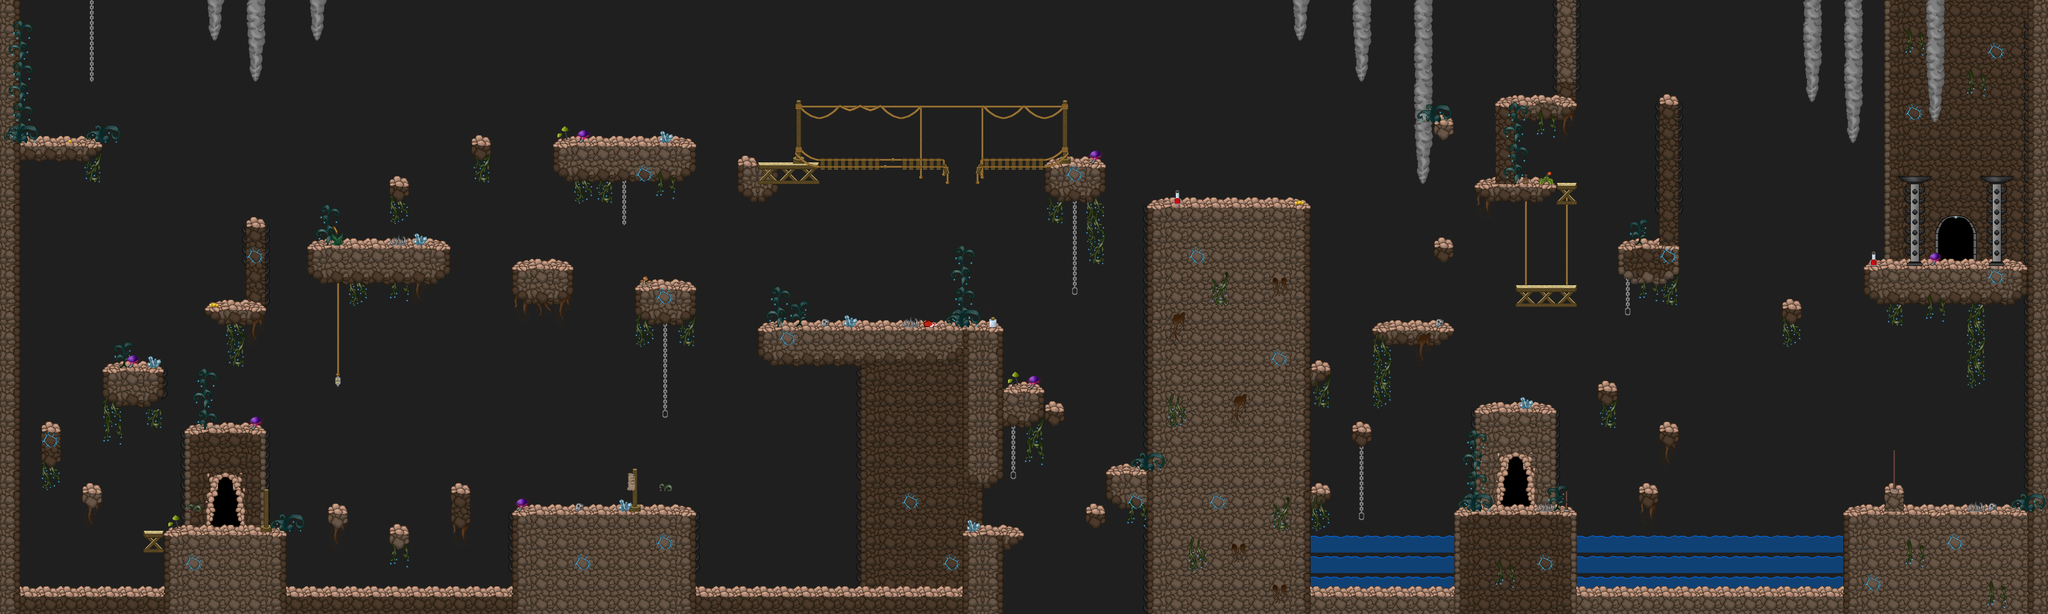

Tiled map render using the project's own tile images. Description and the map definition, with tile-layer contents summarised, below:
An orthogonal 100x30 tile map with 50x50 px tiles, 10 tile layers (BG 1, BG 2, BG 3, BG 4, ...), 1 hidden layer not drawn, 4 tilesets and 123 objects.

<map version="1.2" tiledversion="1.2.5" orientation="orthogonal" renderorder="right-down" width="100" height="30" tilewidth="50" tileheight="50" infinite="0" backgroundcolor="#1f1f1f" nextlayerid="22" nextobjectid="164">
 <properties>
  <property name="backgroundlayers" value="-1.0,res/level/howlingcaverns/layer_inf.png,5.0,res/level/howlingcaverns/layer_5.png,2.0,res/level/howlingcaverns/layer_2.png" />
  <property name="dimming" value="1.0" />
  <property name="musicpath" value="res/music/howlingcaverns.ogg" />
  <property name="tilesetpath" value="res/level/howlingcaverns/tileset_level_howlingcaverns.png" />
 </properties>
 <tileset firstgid="1" name="tileset_level_howlingcaverns" tilewidth="50" tileheight="50" spacing="2" margin="1" tilecount="529" columns="23">
  <image source="tileset_level_howlingcaverns.png" width="1200" height="1200" />
  <tile id="126">
   <properties>
    <property name="light" value="25,25,150,150,0.3" />
   </properties>
  </tile>
  <tile id="145">
   <properties>
    <property name="light" value="25,25,100,100,0.2" />
   </properties>
  </tile>
  <tile id="155">
   <properties>
    <property name="light" value="25,30,100,150,0.5" />
   </properties>
  </tile>
 </tileset>
 <tileset firstgid="530" name="tileset_level_dynamic_tiles" tilewidth="50" tileheight="50" spacing="2" margin="1" tilecount="560" columns="40">
  <image source="../../convenience/tilesets/tileset_level_dynamic_tiles.png" width="2080" height="728" />
  <tile id="3">
   <properties>
    <property name="light" value="25,30,50,70,1.0" />
   </properties>
  </tile>
 </tileset>
 <tileset firstgid="1090" name="tileset_enemies" tilewidth="50" tileheight="50" spacing="2" margin="1" tilecount="50" columns="5">
  <image source="../../convenience/tilesets/tileset_enemies.png" width="260" height="520" />
 </tileset>
 <tileset firstgid="1140" name="spritesheet_levelitems" tilewidth="50" tileheight="50" tilecount="576" columns="24">
  <image source="../../convenience/tilesets/spritesheet_levelitems.png" width="1200" height="1200" />
  <tile id="0">
   <properties>
    <property name="id" value="fo_caveberry" />
   </properties>
  </tile>
  <tile id="1">
   <properties>
    <property name="id" value="mi_goldengoblet" />
   </properties>
  </tile>
  <tile id="2">
   <properties>
    <property name="id" value="go_onecoin" />
   </properties>
  </tile>
  <tile id="3">
   <properties>
    <property name="id" value="qe_letter" />
   </properties>
  </tile>
  <tile id="4">
   <properties>
    <property name="id" value="eq_rubyring" />
   </properties>
  </tile>
  <tile id="5">
   <properties>
    <property name="id" value="fo_physalis" />
   </properties>
  </tile>
  <tile id="6">
   <properties>
    <property name="id" value="mi_candleholder" />
   </properties>
  </tile>
  <tile id="9">
   <properties>
    <property name="id" value="do_notemarcus" />
   </properties>
  </tile>
  <tile id="25">
   <properties>
    <property name="id" value="fo_healingherb" />
   </properties>
  </tile>
  <tile id="26">
   <properties>
    <property name="id" value="fo_glowingshroom" />
   </properties>
  </tile>
  <tile id="27">
   <properties>
    <property name="id" value="go_threecoins" />
   </properties>
  </tile>
  <tile id="28">
   <properties>
    <property name="id" value="fo_water" />
   </properties>
  </tile>
  <tile id="48">
   <properties>
    <property name="id" value="fo_cheese" />
   </properties>
  </tile>
  <tile id="49">
   <properties>
    <property name="id" value="fo_bread" />
   </properties>
  </tile>
  <tile id="50">
   <properties>
    <property name="id" value="fo_lesserhealingpotion" />
   </properties>
  </tile>
  <tile id="51">
   <properties>
    <property name="id" value="fo_rawmeat" />
   </properties>
  </tile>
  <tile id="52">
   <properties>
    <property name="id" value="we_oathbreaker" />
   </properties>
  </tile>
  <tile id="54">
   <properties>
    <property name="id" value="eq_ironring" />
   </properties>
  </tile>
  <tile id="56">
   <properties>
    <property name="id" value="co_smallpouch" />
   </properties>
  </tile>
  <tile id="73">
   <properties>
    <property name="id" value="mi_silverplate" />
   </properties>
  </tile>
  <tile id="76">
   <properties>
    <property name="id" value="we_simplesword" />
   </properties>
  </tile>
 </tileset>
 <layer id="1" name="BG 1" width="100" height="30">
  <data>[3000 cells, 1093 non-empty, 78 distinct tile ids]</data>
 </layer>
 <layer id="2" name="BG 2" width="100" height="30">
  <data>[3000 cells, 567 non-empty, 89 distinct tile ids]</data>
 </layer>
 <layer id="3" name="BG 3" width="100" height="30">
  <data>[3000 cells, 185 non-empty, 61 distinct tile ids]</data>
 </layer>
 <layer id="4" name="BG 4" width="100" height="30">
  <data>[3000 cells, 70 non-empty, 36 distinct tile ids]</data>
 </layer>
 <layer id="5" name="fluid" width="100" height="30">
  <data>[3000 cells, 80 non-empty, 1 distinct tile ids]</data>
 </layer>
 <layer id="6" name="item" width="100" height="30">
  <data>[3000 cells, 20 non-empty, 11 distinct tile ids]</data>
 </layer>
 <layer id="7" name="LFG 1" width="100" height="30">
  <data>[3000 cells, 50 non-empty, 15 distinct tile ids]</data>
 </layer>
 <layer id="8" name="LFG 2" width="100" height="30">
  <data>[3000 cells, 4 non-empty, 2 distinct tile ids]</data>
 </layer>
 <layer id="9" name="FG 1" width="100" height="30">
  <data>[3000 cells, 40 non-empty, 2 distinct tile ids]</data>
 </layer>
 <layer id="10" name="FG 2" width="100" height="30">
  <data>[3000 cells, 20 non-empty, 1 distinct tile ids]</data>
 </layer>
 <layer id="11" name="collidable" width="100" height="30" visible="0">
  <data>[3000 cells, 649 non-empty, 1 distinct tile ids]</data>
 </layer>
 <objectgroup id="12" name="dynamic">
  <!-- 63 objects omitted --></objectgroup>
 <objectgroup id="13" name="lever 5">
  <!-- 2 objects omitted --></objectgroup>
 <objectgroup id="14" name="lever 4">
  <!-- 12 objects omitted --></objectgroup>
 <objectgroup id="15" name="lever 3">
  <!-- 13 objects omitted --></objectgroup>
 <objectgroup id="16" name="lever 2">
  <!-- 12 objects omitted --></objectgroup>
 <objectgroup id="17" name="lever 1">
  <!-- 4 objects omitted --></objectgroup>
 <objectgroup id="18" name="trigger">
  <!-- 3 objects omitted --></objectgroup>
 <objectgroup id="19" name="trigger 2">
  <properties>
   <property name="not conditions" value="boss,BossKhajag" />
  </properties>
  <!-- 1 objects omitted --></objectgroup>
 <objectgroup id="20" name="trigger 3">
  <properties>
   <property name="conditions" value="boss,BossKhajag" />
  </properties>
  <!-- 1 objects omitted --></objectgroup>
 <objectgroup id="21" name="enemy">
  <!-- 12 objects omitted --></objectgroup>
</map>
<!-- 123 of 123 objects omitted -->
